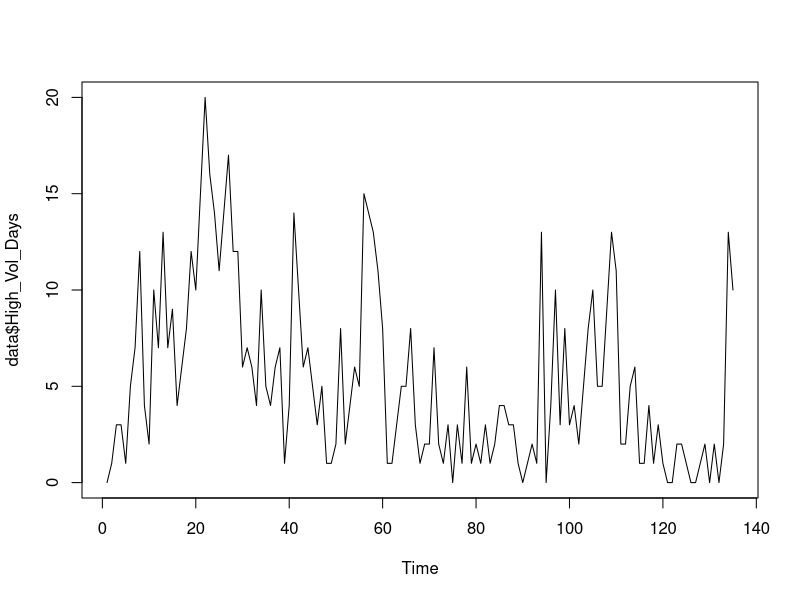
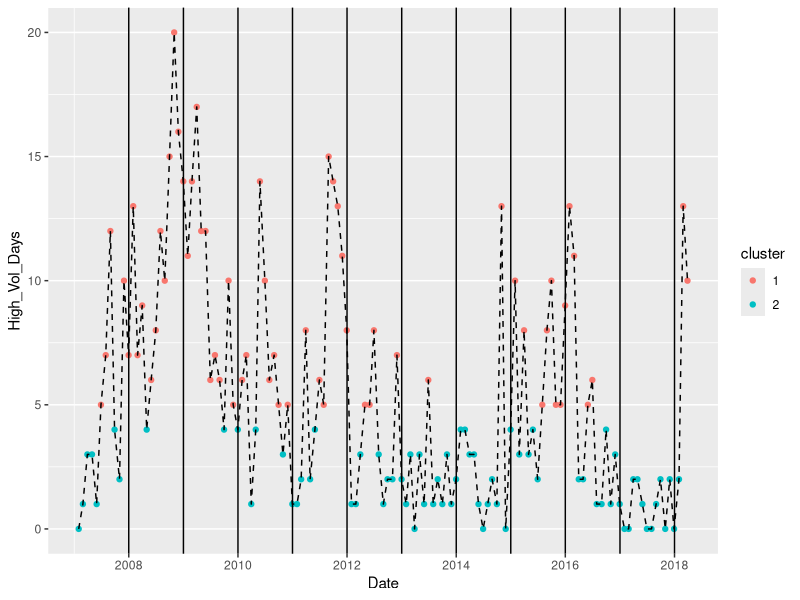

Write the R code that produced these figures, in order.
## ---- chunk 1
em_init=function(x){
  lam1=quantile(x,0.7)
  lam2=quantile(x,0.3)
  return(c(lam1,lam2))
}
## ---- chunk 2
em_e=function(x,lam1,lam2){
  p1=dpois(x,lambda = lam1)
  p2=dpois(x,lambda = lam2)
  return(p1/(p1+p2))
}
## ---- chunk 3
em_m=function(x,z){
  lam1=sum(x*z)/sum(z)
  lam2=sum(x*(1-z))/sum(1-z)
  return(c(lam1,lam2))
}
## ---- chunk 4
em_poisson=function(x,iter.max=100,conv.check=1e-4){
  init_para=em_init(x)
  lam1=init_para[1]
  lam2=init_para[2]
  
  previous_para=init_para
  
  for(t in 1:iter.max){
    e_result=em_e(x,lam1,lam2)   #E-step
    m_result=em_m(x,e_result)    #m-Step
    lam1=m_result[1]
    lam2=m_result[2]
    
    #stop the algorithm if we achieved convergence
    if(max(abs(m_result-previous_para)) < conv.check) break;
    
    previous_para=m_result
  }
  
  return(list(z=e_result,
              lam=m_result))
}

## ---- chunk 5
set.seed(233)
lambda1 <- 10
lambda2 <- 1.2

n1 <- 50
n2 <- 50

x1 <- rpois(n1,lambda1)
x2 <- rpois(n2,lambda2)

x <- c(x1,x2)
## ---- chunk 6
fit1=em_poisson(x)
fit1
## ---- chunk 7
fit1$z > 0.5 
## ---- chunk 8
library(tidyverse)
library(lubridate)
data=read_csv("DJI_vol.csv")
## ---- chunk 9
ts.plot(data$High_Vol_Days)
## ---- chunk 10
result=em_poisson(data$High_Vol_Days)
result$lam
## ---- chunk 11
data_2=cbind(data,result$z)
data_3=data_2 %>%
  mutate(
    cluster=as.factor(if_else(result$z > 0.5,1,2)),
    Date=ymd(Date)
  ) 
ggplot(data = data_3)+
  geom_point(mapping = aes(x=Date,y=High_Vol_Days,color=cluster))+
  geom_line(mapping = aes(x=Date,y=High_Vol_Days),linetype=2)+
  geom_vline(xintercept = ymd(c("2008-01-01",
                                "2009-01-01",
                                "2010-01-01",
                                "2011-01-01",
                                "2012-01-01",
                                "2013-01-01",
                                "2014-01-01",
                                "2015-01-01",
                                "2016-01-01",
                                "2017-01-01",
                                "2018-01-01")))
